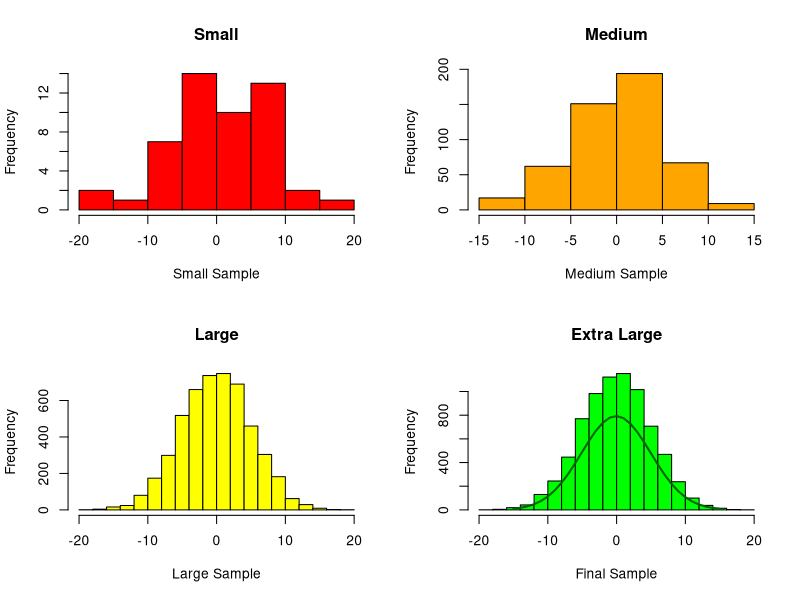

Generate this figure with R:
fnCLTProof <- function() {
  variance1 <- 5     # Create a variable for variance
  n1 <- 50           # Create four sample size variables
  n2 <- 500
  n3 <- 5000
  n4 <- 7500
  xBar1 <- rnorm(10000, sd = 5)    # generates multivariate normal random variates (10,000 of them)
  xBarPop <- mean(xBar1)           # calculate the mean
  xBarPopsd <- sd(xBar1)           # calculate the standard deviation
  
  xBar2 <- sample(xBar1, n1)       # takes n samples from the random number pool xBar1
  xBar3 <- sample(xBar1, n2)
  xBar4 <- sample(xBar1, n3)
  xBar5 <- sample(xBar1, n4)
  Labels <-                        # optional step - setup some pretty labels
    c("Population",
      "SmallSample",
      "MedSample",
      "LargeSample",
      "LargerSample")
  meansCompare <- c(xBarPop, mean(xBar2), mean(xBar3), mean(xBar4), mean(xBar5))
  meansTable <- data.frame(Labels, meansCompare)
  meansCompare
  par(mfrow = c(2, 2))                # For the plot, setup a 2x2 grid
  hist(xBar2,
       main = "Small",
       col = "red",
       xlab = "Small Sample")
  hist(xBar3,
       main = "Medium",
       col = "orange",
       xlab = "Medium Sample")
  hist(xBar4,
       main = "Large",
       col = "yellow",
       xlab = "Large Sample")
  hist(xBar5,
       main = "Extra Large",
       col = "green",
       xlab = "Final Sample")
  
  xBar5Mn <- mean(xBar5)                        # draw a bell curve over the last graph
  xBar5sd <- sd(xBar5)                          # calculate standard deviation
  x <- seq(-15, 15, 1)                          # Generate a distribution
  y <- dnorm(x, xBar5Mn, xBar5sd) * 10000
  lines(x, y, lwd = 2, col = "dark green")      # plot the line - it should overlay the bell
  
}
fnCLTProof()  